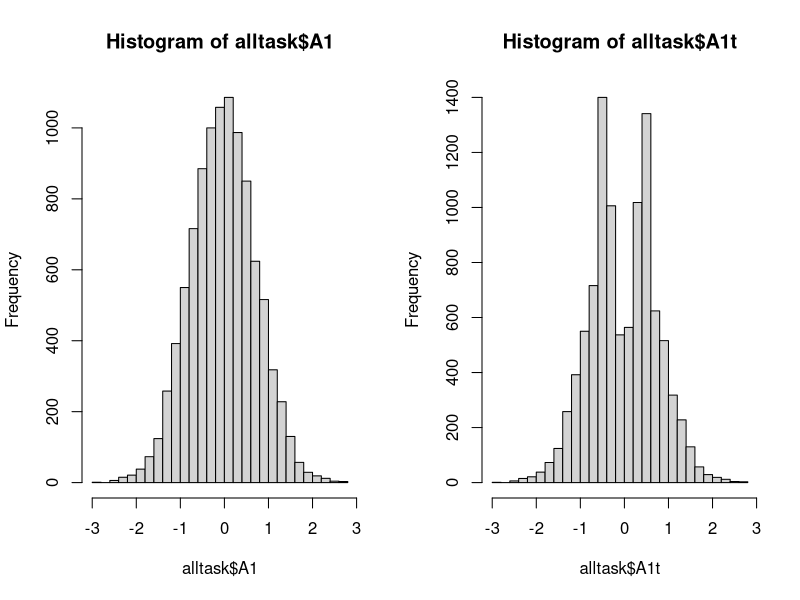
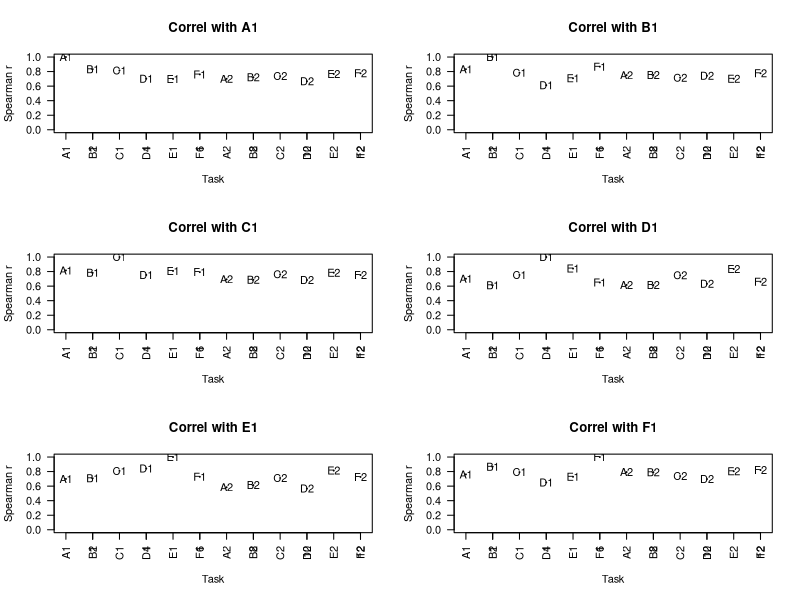
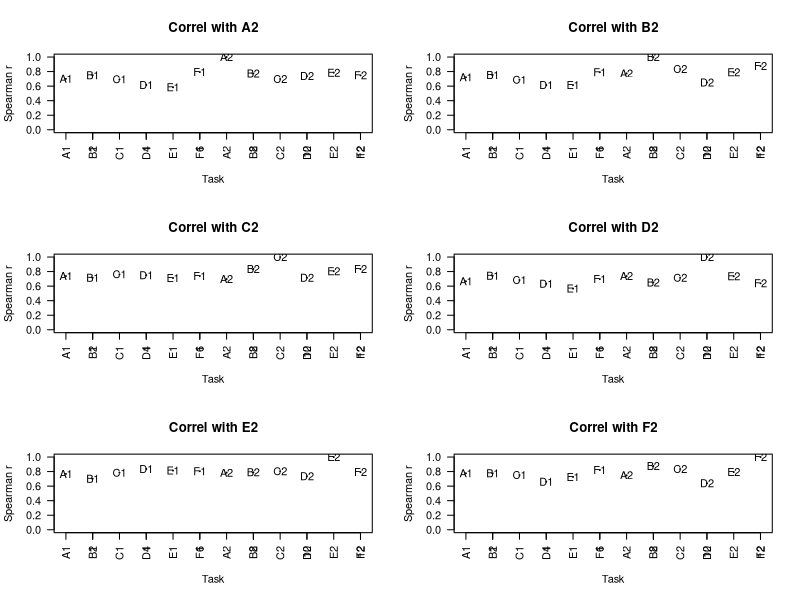
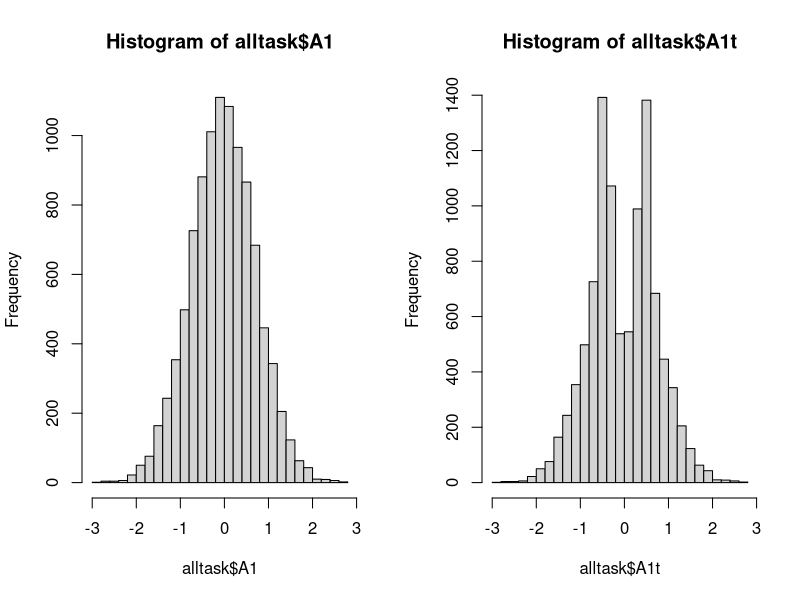
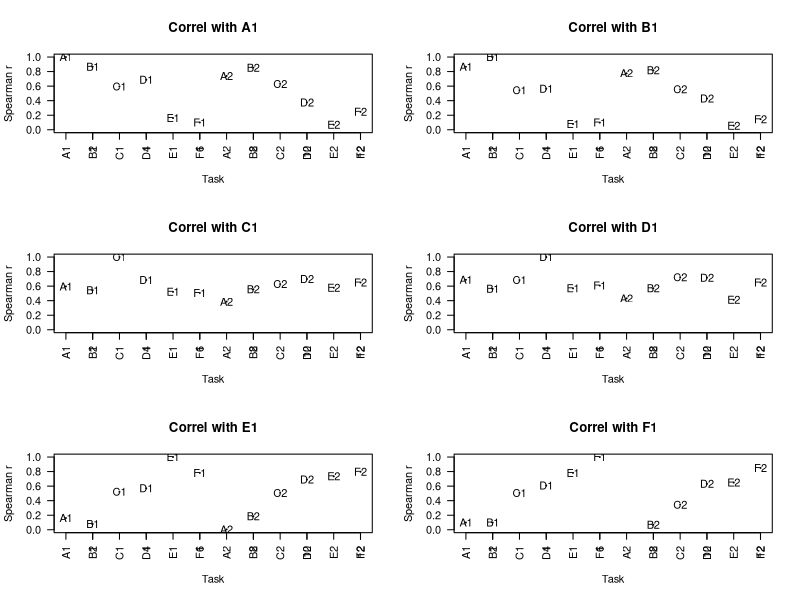
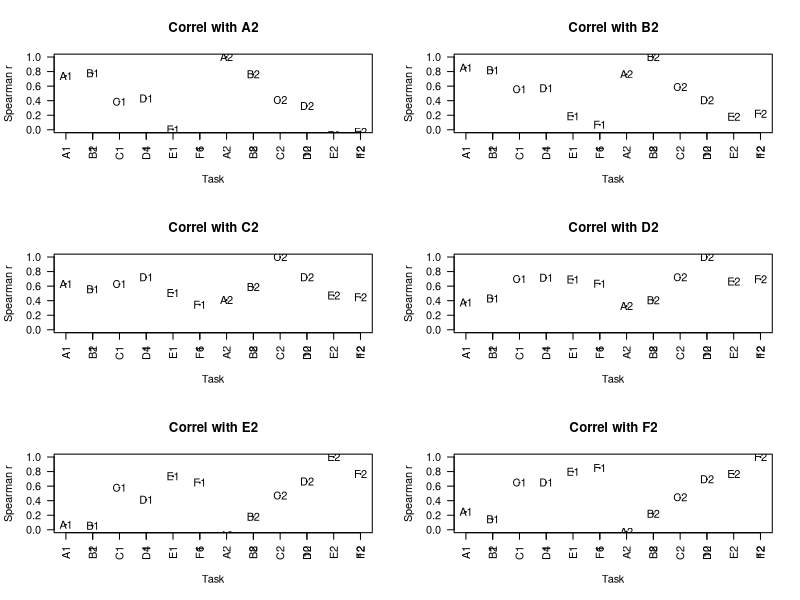

Recreate these plots in R, in order.
#Simulating LI data to check on correlation patterns
#This version runs the simulation many times to check the confidence interval around correlations
#Started DVM Bishop, 25th October 2017, updated 8th Nov 2017
#Updated 22 Nov 2017 to include mean difference: 1 pt subtracted from tests A,B,C (see line 80)

#Outputs written to working directory - for both one factor and bifactor models:
#Histograms showing original and transformed data for one simulated variable- eg 'simulated_histograms_lat_factor1.pdf'
#Plots showing pattern of test-retest correlation and intercorrelations between tests- eg "Factor2correlations_singlerun.pdf"
#Table showing average correlations as well as 95% CI for correlations- filename eg "Factor2_ABCDEFx2_err0.35_correls.csv"
#Simulated data for 10000 cases - which can be used with maxLikelihood_multiplerun script - filename eg "Factor2_ABCDEFx2_err0.35_raw.csv"

library(Hmisc) #for correlations
library(tidyverse)

##########################################################################
#Early versions of script checked impact of subjects doing just a subset of the tasks
#check how many combinations of possible tasks 
ntasks<-6 #N tasks
x<-1:ntasks  
donetasks<-6  #N tasks that each person does - can vary this to check impact
allcombo<-combn(x, donetasks, FUN = NULL) #To see all combinations
ncombo<-ncol(allcombo) #this is only interesting if donetasks < Ntasks!
partialtest<-0
if(donetasks<ntasks){partialtest<-1}
##########################################################################
meandiff<-1 #set to zero if no mean difference between LIs for different tasks
myN<-30 #specify N subjects for each sample
bigN<-10000 #specify size of population to sample from
partialtest<-0 #each person does one of the combinations above
#(set to zero if each person does all tests)

##########################################################################
#Generate bigN random normal deviates :these simulate frontal and for posterior bias
#These corresponding to the underlying, unmeasured laterality bias for bigN people in the population
#Usually we'd have mean 0 and SD 1, but I've specified mean 1.5 and SD 1 for both posterior and frontal, 
#to reflect population bias to L
#This won't affect correlations but may be useful later on if we want to simulate means for different tasks
#Or if we want to simulate situation with different degrees of bias.

frontL<-rnorm(bigN,1.5,1) #laterality distribution frontal -mean .5 and SD 1
postL<-rnorm(bigN,1.5,1) #laterality distribution posterior - independent in this case from frontL
##########################################################################

#Each task now specified as a weighted sum of frontL, postL, and error term.

#First, create blank dataframe with NAs to hold simulated data for bigN cases
alltask<-data.frame(matrix(rep(NA,bigN*12),nrow=bigN) )
mylabel=c('A1','B1','C1','D1','E1','F1','A2','B2','C2','D2','E2','F2')
colnames(alltask)<-mylabel

#Now run simulation first for one factor model then two factor model

for (myfactor in 1:2){
#Next specify the weightings and error for each task - can change these.
#We will assume we have 2 tasks predominantly frontal, 2 predom posterior and 2 equal

#mywts has one col per task; row 1 is front wt, row 2 is post wt, row 3 is error
#these are set to sum to one.
#default is 2 factors; 2 pure measures for each, two hybrid
myerr<-.35 #2 measures frontal only, 2 measures 50/50, 2 measures post only
mywts<-matrix(c(1-myerr,1-myerr,(1-myerr)/2,(1-myerr)/2,0,0,
                0,0,(1-myerr)/2,(1-myerr)/2,1-myerr,1-myerr,
                myerr,myerr,myerr,myerr,myerr,myerr),byrow=TRUE,nrow=3)
#Original version of script hand-crafted mywts - can do this if you prefer.
#This version assumes same error term for all


#Statement to include to set mywts same for all tests if myfactor is one
if (myfactor==1){
mywts[,2:6]<-mywts[,1]
}
#We now use these weights to simulate data for 2 sessions with each task
thiscol<-0 #zero the counter for columns
for (j in 1:2){
  for (i in 1:6){
    thiscol<-thiscol+1 #increment to next column
    alltask[,thiscol]<-mywts[1,i]*frontL+mywts[2,i]*postL+mywts[3,i]*rnorm(bigN,0,1)
  }
}
#Set means for ABC to subtract 1
if (meandiff==1){
alltask[,c(1:3,7:9)]<-alltask[,c(1:3,7:9)]-1
}

#Transform the data so that those with LI less than +/- midrange have their score doubled (in same direction)
#This creates a more realistic-looking distribution of LIs
midrange<-.3
for (i in 1:12){
  alltask[,i+12]<-alltask[,i]
  w<-which(abs(alltask[,i])<midrange)
  alltask[w,i+12]<- 2*alltask[w,i]
}
mylabelt=c('A1t','B1t','C1t','D1t','E1t','F1t','A2t','B2t','C2t','D2t','E2t','F2t')
colnames(alltask)[13:24]<-mylabelt

savehisto<-1 #set to zero to skip histograms
#To save histograms
if(savehisto==1)
{
  pdfname<-paste0('simulated_histograms_lat_factor',myfactor,'.pdf')
  pdf(pdfname,width=8,height=6)
  par(mfrow=c(1,2))
  hist(alltask$A1,30) #2nd number is bins
  hist(alltask$A1t,30)
  dev.off()
}

#Set up to look at relative size of correlations and their CIs
nrun<-1000 #N runs of simulation
#create dataframe to hold all the correlations, so we can see how variable from run to run
allr<-data.frame(matrix(rep(NA,nrun*66),nrow=nrun) )
colnames(allr)<-c('A1.B1','A1.C1','A1.D1','A1.E1','A1.F1',
                  'A1.A2','A1.B2','A1.C2','A1.D2','A1.E2','A1.F2',
                  'B1.C1','B1.D1','B1.E1','B1.F1',
                  'B1.A2','B1.B2','B1.C2','B1.D2','B1.E2','B1.F2',
                  'C1.D1','C1.E1','C1.F1',
                  'C1.A2','C1.B2','C1.C2','C1.D2','C1.E2','C1.F2',
                  'D1.E1','D1.F1',
                  'D1.A2','D1.B2','D1.C2','D1.D2','D1.E2','D1.F2',
                  'E1.F1',
                  'E1.A2','E1.B2','E1.C2','E1.D2','E1.E2','E1.F2',
                  'F1.A2','F1.B2','F1.C2','F1.D2','F1.E2','F1.F2',
                  'A2.B2','A2.C2','A2.D2','A2.E2','A2.F2',
                  'B2.C2','B2.D2','B2.E2','B2.F2',
                  'C2.D2','C2.E2','C2.F2',
                  'D2.E2','D2.F2',
                  'E2.F2')

for (j in 1:nrun)
{
  #Now sample myN cases from the population
  alltask.N<-alltask[sample(bigN,myN),]
  alltask.N<-alltask.N[,13:24] # use the transformed scores
  #Now substitute NA for tasks that were not done
  if(partialtest==1){
    mycount<-0
    for (k in 1:myN){
      mycount<-mycount+1
      if(mycount>ncombo){mycount<-1}
      thiscombo<-c(allcombo[,mycount],6+allcombo[,mycount]) #same tests time 1 and 2
      alltask.N[k,-thiscombo]<-NA #tests that aren't in thiscombo are assigned to NA
    }
  }
  #Now compute Spearman correlations between tasks within our sample
  #Hmisc package has options for Spearman/Pearson. 
  mycorrs<-rcorr(as.matrix(alltask.N), type="spearman") 
  mycorrs<-mycorrs$r #we just want the correlations and not the p-values that rcorr generates
  mycorrs<-data.frame(mycorrs)
  
  #Build up pairwise correlations for allr table from upper triangle of full matrix
  allr[j,]<-c(mycorrs[1,2:12],mycorrs[2,3:12],mycorrs[3,4:12],mycorrs[4,5:12],mycorrs[5,6:12],
              mycorrs[6,7:12],mycorrs[7,8:12],mycorrs[8,9:12],mycorrs[9,10:12],mycorrs[10,11:12],mycorrs[11,12])
}

#For illustration of pattern of correlations we save and plot the last one
pdfname<-paste0('Factor',myfactor,'correlations_singlerun.pdf')
pdf(pdfname,width=8,height=10)
mycorrs<-cbind(1:12,mycorrs) #add a serial set of numbers so we can plot easily
colnames(mycorrs)<-c('X',mylabel)
par( mfrow = c( 3, 2 ) )
for (i in 2:13){
  mytitle<-paste('Correl with',colnames(mycorrs[i]))
  label2<-mylabel
  thislabel<-paste0(mylabel,colnames(mycorrs[i]))
  par(las=2)
  plot(mycorrs[,1],mycorrs[,i],main=mytitle,type='p',
       xlab='Task',ylab='Spearman r',cex=.1,ylim=c(0,1)) #cex: low value makes pts v small
  axis(1, at=1:12, labels=mylabel,cex=.8)
  
  text(mycorrs[,1],mycorrs[,i], #text to be written at x and y coordinate points
       label=mylabel) #overwrite the dots depicting correlations with the pairwise test letters
}
dev.off()

#create data frame to hold summary data for each pairwise correlation, averaged across all runs
rsummary<-data.frame(matrix(rep(NA,66*4),nrow=66) )
colnames(rsummary)<-c('Tests','Mean.r','lower95CI','upper95CI')
rsummary[,1]<-colnames(allr)
rsummary[,2]<-apply(allr,2,mean)#mean correlation
for (i in 1:66){
  rsummary[i,3]<-quantile(allr[,i],.025,na.rm=TRUE) #corrected! previously had .05 which -> 90% 2-tailed
  rsummary[i,4]<-quantile(allr[,i],.925,na.rm=TRUE)
}

#write the summary data to file with filename
filename1<-paste0('Factor',myfactor,'_ABCDEFx2_meandiff_err',mywts[3,1],'_raw.csv')
write.csv(alltask, filename1,row.names=FALSE)
filename2<-paste0('Factor',myfactor,'_ABCDEFx2_meandiff_err',mywts[3,1],'_correls.csv')
write.csv(rsummary, filename2,row.names=FALSE)
}
